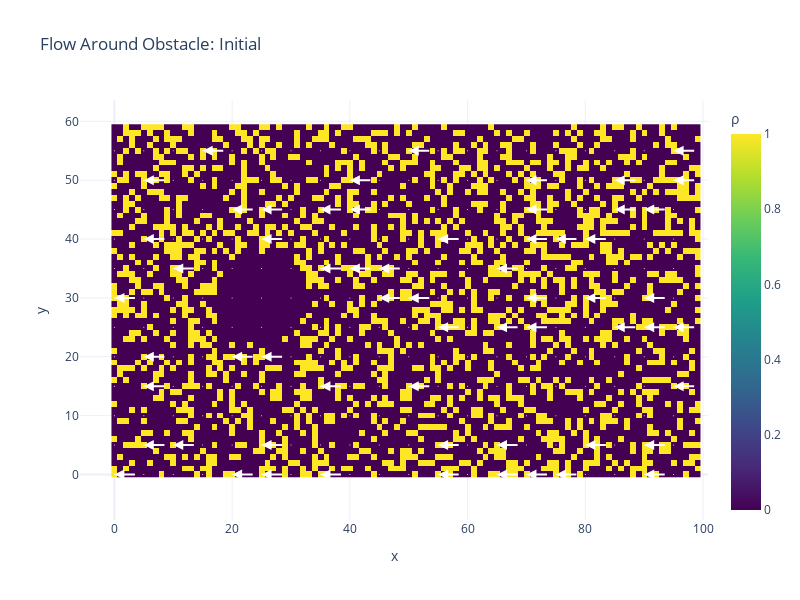

The code cell stored with this chart in its notebook:
### Code cell
print("\n=== Example 3: Evolution with Obstacle (Flow Around Cylinder) ===")

# System with obstacle
lg_obstacle = LatticeGas(Nx=100, Ny=60, lattice=lattice, collision_rules=collision_rules)
lg_obstacle.initialize_obstacle(density=0.3, obstacle_center=(25, 30), obstacle_radius=8)

print("Initial state with obstacle:")
lg_obstacle.visualize_macroscopic(title='Flow Around Obstacle: Initial')

### Figure 1 — Plotly figure (JSON) as saved in the notebook; plotly's stock layout.template omitted (floating-point values rounded to 4 significant figures; data arrays with more than 128 entries replaced by an {"elided": "..."} marker saying what was removed)
{"data": [{"colorbar": {"title": {"text": "ρ"}}, "colorscale": [[0, "#440154"], [0.1111, "#482878"], [0.2222, "#3e4989"], [0.3333, "#31688e"], [0.4444, "#26828e"], [0.5556, "#1f9e89"], [0.6667, "#35b779"], [0.7778, "#6ece58"], [0.8889, "#b5de2b"], [1, "#fde725"]], "name": "Density", "type": "heatmap", "z": {"elided": "60x100 int values"}}, {"hoverinfo": "skip", "marker": {"color": "white", "size": 1}, "mode": "markers", "showlegend": false, "type": "scatter", "x": {"elided": "240 int values"}, "y": {"elided": "240 int values"}}], "layout": {"annotations": [{"arrowcolor": "white", "arrowhead": 2, "arrowsize": 1, "arrowwidth": 2, "ax": 4, "axref": "x", "ay": 0, "ayref": "y", "showarrow": true, "x": 0, "xref": "x", "y": 0, "yref": "y"}, {"arrowcolor": "white", "arrowhead": 2, "arrowsize": 1, "arrowwidth": 2, "ax": 24, "axref": "x", "ay": 0, "ayref": "y", "showarrow": true, "x": 20, "xref": "x", "y": 0, "yref": "y"}, {"arrowcolor": "white", "arrowhead": 2, "arrowsize": 1, "arrowwidth": 2, "ax": 29, "axref": "x", "ay": 0, "ayref": "y", "showarrow": true, "x": 25, "xref": "x", "y": 0, "yref": "y"}, {"arrowcolor": "white", "arrowhead": 2, "arrowsize": 1, "arrowwidth": 2, "ax": 39, "axref": "x", "ay": 0, "ayref": "y", "showarrow": true, "x": 35, "xref": "x", "y": 0, "yref": "y"}, {"arrowcolor": "white", "arrowhead": 2, "arrowsize": 1, "arrowwidth": 2, "ax": 59, "axref": "x", "ay": 0, "ayref": "y", "showarrow": true, "x": 55, "xref": "x", "y": 0, "yref": "y"}, {"arrowcolor": "white", "arrowhead": 2, "arrowsize": 1, "arrowwidth": 2, "ax": 69, "axref": "x", "ay": 0, "ayref": "y", "showarrow": true, "x": 65, "xref": "x", "y": 0, "yref": "y"}, {"arrowcolor": "white", "arrowhead": 2, "arrowsize": 1, "arrowwidth": 2, "ax": 74, "axref": "x", "ay": 0, "ayref": "y", "showarrow": true, "x": 70, "xref": "x", "y": 0, "yref": "y"}, {"arrowcolor": "white", "arrowhead": 2, "arrowsize": 1, "arrowwidth": 2, "ax": 79, "axref": "x", "ay": 0, "ayref": "y", "showarrow": true, "x": 75, "xref": "x", "y": 0, "yref": "y"}, {"arrowcolor": "white", "arrowhead": 2, "arrowsize": 1, "arrowwidth": 2, "ax": 94, "axref": "x", "ay": 0, "ayref": "y", "showarrow": true, "x": 90, "xref": "x", "y": 0, "yref": "y"}, {"arrowcolor": "white", "arrowhead": 2, "arrowsize": 1, "arrowwidth": 2, "ax": 9, "axref": "x", "ay": 5, "ayref": "y", "showarrow": true, "x": 5, "xref": "x", "y": 5, "yref": "y"}, {"arrowcolor": "white", "arrowhead": 2, "arrowsize": 1, "arrowwidth": 2, "ax": 14, "axref": "x", "ay": 5, "ayref": "y", "showarrow": true, "x": 10, "xref": "x", "y": 5, "yref": "y"}, {"arrowcolor": "white", "arrowhead": 2, "arrowsize": 1, "arrowwidth": 2, "ax": 29, "axref": "x", "ay": 5, "ayref": "y", "showarrow": true, "x": 25, "xref": "x", "y": 5, "yref": "y"}, {"arrowcolor": "white", "arrowhead": 2, "arrowsize": 1, "arrowwidth": 2, "ax": 59, "axref": "x", "ay": 5, "ayref": "y", "showarrow": true, "x": 55, "xref": "x", "y": 5, "yref": "y"}, {"arrowcolor": "white", "arrowhead": 2, "arrowsize": 1, "arrowwidth": 2, "ax": 69, "axref": "x", "ay": 5, "ayref": "y", "showarrow": true, "x": 65, "xref": "x", "y": 5, "yref": "y"}, {"arrowcolor": "white", "arrowhead": 2, "arrowsize": 1, "arrowwidth": 2, "ax": 84, "axref": "x", "ay": 5, "ayref": "y", "showarrow": true, "x": 80, "xref": "x", "y": 5, "yref": "y"}, {"arrowcolor": "white", "arrowhead": 2, "arrowsize": 1, "arrowwidth": 2, "ax": 94, "axref": "x", "ay": 5, "ayref": "y", "showarrow": true, "x": 90, "xref": "x", "y": 5, "yref": "y"}, {"arrowcolor": "white", "arrowhead": 2, "arrowsize": 1, "arrowwidth": 2, "ax": 9, "axref": "x", "ay": 15, "ayref": "y", "showarrow": true, "x": 5, "xref": "x", "y": 15, "yref": "y"}, {"arrowcolor": "white", "arrowhead": 2, "arrowsize": 1, "arrowwidth": 2, "ax": 39, "axref": "x", "ay": 15, "ayref": "y", "showarrow": true, "x": 35, "xref": "x", "y": 15, "yref": "y"}, {"arrowcolor": "white", "arrowhead": 2, "arrowsize": 1, "arrowwidth": 2, "ax": 54, "axref": "x", "ay": 15, "ayref": "y", "showarrow": true, "x": 50, "xref": "x", "y": 15, "yref": "y"}, {"arrowcolor": "white", "arrowhead": 2, "arrowsize": 1, "arrowwidth": 2, "ax": 99, "axref": "x", "ay": 15, "ayref": "y", "showarrow": true, "x": 95, "xref": "x", "y": 15, "yref": "y"}, {"arrowcolor": "white", "arrowhead": 2, "arrowsize": 1, "arrowwidth": 2, "ax": 9, "axref": "x", "ay": 20, "ayref": "y", "showarrow": true, "x": 5, "xref": "x", "y": 20, "yref": "y"}, {"arrowcolor": "white", "arrowhead": 2, "arrowsize": 1, "arrowwidth": 2, "ax": 24, "axref": "x", "ay": 20, "ayref": "y", "showarrow": true, "x": 20, "xref": "x", "y": 20, "yref": "y"}, {"arrowcolor": "white", "arrowhead": 2, "arrowsize": 1, "arrowwidth": 2, "ax": 29, "axref": "x", "ay": 20, "ayref": "y", "showarrow": true, "x": 25, "xref": "x", "y": 20, "yref": "y"}, {"arrowcolor": "white", "arrowhead": 2, "arrowsize": 1, "arrowwidth": 2, "ax": 59, "axref": "x", "ay": 25, "ayref": "y", "showarrow": true, "x": 55, "xref": "x", "y": 25, "yref": "y"}, {"arrowcolor": "white", "arrowhead": 2, "arrowsize": 1, "arrowwidth": 2, "ax": 69, "axref": "x", "ay": 25, "ayref": "y", "showarrow": true, "x": 65, "xref": "x", "y": 25, "yref": "y"}, {"arrowcolor": "white", "arrowhead": 2, "arrowsize": 1, "arrowwidth": 2, "ax": 74, "axref": "x", "ay": 25, "ayref": "y", "showarrow": true, "x": 70, "xref": "x", "y": 25, "yref": "y"}, {"arrowcolor": "white", "arrowhead": 2, "arrowsize": 1, "arrowwidth": 2, "ax": 89, "axref": "x", "ay": 25, "ayref": "y", "showarrow": true, "x": 85, "xref": "x", "y": 25, "yref": "y"}, {"arrowcolor": "white", "arrowhead": 2, "arrowsize": 1, "arrowwidth": 2, "ax": 94, "axref": "x", "ay": 25, "ayref": "y", "showarrow": true, "x": 90, "xref": "x", "y": 25, "yref": "y"}, {"arrowcolor": "white", "arrowhead": 2, "arrowsize": 1, "arrowwidth": 2, "ax": 99, "axref": "x", "ay": 25, "ayref": "y", "showarrow": true, "x": 95, "xref": "x", "y": 25, "yref": "y"}, {"arrowcolor": "white", "arrowhead": 2, "arrowsize": 1, "arrowwidth": 2, "ax": 4, "axref": "x", "ay": 30, "ayref": "y", "showarrow": true, "x": 0, "xref": "x", "y": 30, "yref": "y"}, {"arrowcolor": "white", "arrowhead": 2, "arrowsize": 1, "arrowwidth": 2, "ax": 49, "axref": "x", "ay": 30, "ayref": "y", "showarrow": true, "x": 45, "xref": "x", "y": 30, "yref": "y"}, {"arrowcolor": "white", "arrowhead": 2, "arrowsize": 1, "arrowwidth": 2, "ax": 54, "axref": "x", "ay": 30, "ayref": "y", "showarrow": true, "x": 50, "xref": "x", "y": 30, "yref": "y"}, {"arrowcolor": "white", "arrowhead": 2, "arrowsize": 1, "arrowwidth": 2, "ax": 74, "axref": "x", "ay": 30, "ayref": "y", "showarrow": true, "x": 70, "xref": "x", "y": 30, "yref": "y"}, {"arrowcolor": "white", "arrowhead": 2, "arrowsize": 1, "arrowwidth": 2, "ax": 84, "axref": "x", "ay": 30, "ayref": "y", "showarrow": true, "x": 80, "xref": "x", "y": 30, "yref": "y"}, {"arrowcolor": "white", "arrowhead": 2, "arrowsize": 1, "arrowwidth": 2, "ax": 94, "axref": "x", "ay": 30, "ayref": "y", "showarrow": true, "x": 90, "xref": "x", "y": 30, "yref": "y"}, {"arrowcolor": "white", "arrowhead": 2, "arrowsize": 1, "arrowwidth": 2, "ax": 14, "axref": "x", "ay": 35, "ayref": "y", "showarrow": true, "x": 10, "xref": "x", "y": 35, "yref": "y"}, {"arrowcolor": "white", "arrowhead": 2, "arrowsize": 1, "arrowwidth": 2, "ax": 39, "axref": "x", "ay": 35, "ayref": "y", "showarrow": true, "x": 35, "xref": "x", "y": 35, "yref": "y"}, {"arrowcolor": "white", "arrowhead": 2, "arrowsize": 1, "arrowwidth": 2, "ax": 44, "axref": "x", "ay": 35, "ayref": "y", "showarrow": true, "x": 40, "xref": "x", "y": 35, "yref": "y"}, {"arrowcolor": "white", "arrowhead": 2, "arrowsize": 1, "arrowwidth": 2, "ax": 49, "axref": "x", "ay": 35, "ayref": "y", "showarrow": true, "x": 45, "xref": "x", "y": 35, "yref": "y"}, {"arrowcolor": "white", "arrowhead": 2, "arrowsize": 1, "arrowwidth": 2, "ax": 69, "axref": "x", "ay": 35, "ayref": "y", "showarrow": true, "x": 65, "xref": "x", "y": 35, "yref": "y"}, {"arrowcolor": "white", "arrowhead": 2, "arrowsize": 1, "arrowwidth": 2, "ax": 9, "axref": "x", "ay": 40, "ayref": "y", "showarrow": true, "x": 5, "xref": "x", "y": 40, "yref": "y"}, {"arrowcolor": "white", "arrowhead": 2, "arrowsize": 1, "arrowwidth": 2, "ax": 29, "axref": "x", "ay": 40, "ayref": "y", "showarrow": true, "x": 25, "xref": "x", "y": 40, "yref": "y"}, {"arrowcolor": "white", "arrowhead": 2, "arrowsize": 1, "arrowwidth": 2, "ax": 59, "axref": "x", "ay": 40, "ayref": "y", "showarrow": true, "x": 55, "xref": "x", "y": 40, "yref": "y"}, {"arrowcolor": "white", "arrowhead": 2, "arrowsize": 1, "arrowwidth": 2, "ax": 74, "axref": "x", "ay": 40, "ayref": "y", "showarrow": true, "x": 70, "xref": "x", "y": 40, "yref": "y"}, {"arrowcolor": "white", "arrowhead": 2, "arrowsize": 1, "arrowwidth": 2, "ax": 79, "axref": "x", "ay": 40, "ayref": "y", "showarrow": true, "x": 75, "xref": "x", "y": 40, "yref": "y"}, {"arrowcolor": "white", "arrowhead": 2, "arrowsize": 1, "arrowwidth": 2, "ax": 84, "axref": "x", "ay": 40, "ayref": "y", "showarrow": true, "x": 80, "xref": "x", "y": 40, "yref": "y"}, {"arrowcolor": "white", "arrowhead": 2, "arrowsize": 1, "arrowwidth": 2, "ax": 24, "axref": "x", "ay": 45, "ayref": "y", "showarrow": true, "x": 20, "xref": "x", "y": 45, "yref": "y"}, {"arrowcolor": "white", "arrowhead": 2, "arrowsize": 1, "arrowwidth": 2, "ax": 29, "axref": "x", "ay": 45, "ayref": "y", "showarrow": true, "x": 25, "xref": "x", "y": 45, "yref": "y"}, {"arrowcolor": "white", "arrowhead": 2, "arrowsize": 1, "arrowwidth": 2, "ax": 39, "axref": "x", "ay": 45, "ayref": "y", "showarrow": true, "x": 35, "xref": "x", "y": 45, "yref": "y"}, {"arrowcolor": "white", "arrowhead": 2, "arrowsize": 1, "arrowwidth": 2, "ax": 44, "axref": "x", "ay": 45, "ayref": "y", "showarrow": true, "x": 40, "xref": "x", "y": 45, "yref": "y"}, {"arrowcolor": "white", "arrowhead": 2, "arrowsize": 1, "arrowwidth": 2, "ax": 74, "axref": "x", "ay": 45, "ayref": "y", "showarrow": true, "x": 70, "xref": "x", "y": 45, "yref": "y"}, {"arrowcolor": "white", "arrowhead": 2, "arrowsize": 1, "arrowwidth": 2, "ax": 89, "axref": "x", "ay": 45, "ayref": "y", "showarrow": true, "x": 85, "xref": "x", "y": 45, "yref": "y"}, {"arrowcolor": "white", "arrowhead": 2, "arrowsize": 1, "arrowwidth": 2, "ax": 94, "axref": "x", "ay": 45, "ayref": "y", "showarrow": true, "x": 90, "xref": "x", "y": 45, "yref": "y"}, {"arrowcolor": "white", "arrowhead": 2, "arrowsize": 1, "arrowwidth": 2, "ax": 9, "axref": "x", "ay": 50, "ayref": "y", "showarrow": true, "x": 5, "xref": "x", "y": 50, "yref": "y"}, {"arrowcolor": "white", "arrowhead": 2, "arrowsize": 1, "arrowwidth": 2, "ax": 44, "axref": "x", "ay": 50, "ayref": "y", "showarrow": true, "x": 40, "xref": "x", "y": 50, "yref": "y"}, {"arrowcolor": "white", "arrowhead": 2, "arrowsize": 1, "arrowwidth": 2, "ax": 74, "axref": "x", "ay": 50, "ayref": "y", "showarrow": true, "x": 70, "xref": "x", "y": 50, "yref": "y"}, {"arrowcolor": "white", "arrowhead": 2, "arrowsize": 1, "arrowwidth": 2, "ax": 89, "axref": "x", "ay": 50, "ayref": "y", "showarrow": true, "x": 85, "xref": "x", "y": 50, "yref": "y"}, {"arrowcolor": "white", "arrowhead": 2, "arrowsize": 1, "arrowwidth": 2, "ax": 99, "axref": "x", "ay": 50, "ayref": "y", "showarrow": true, "x": 95, "xref": "x", "y": 50, "yref": "y"}, {"arrowcolor": "white", "arrowhead": 2, "arrowsize": 1, "arrowwidth": 2, "ax": 19, "axref": "x", "ay": 55, "ayref": "y", "showarrow": true, "x": 15, "xref": "x", "y": 55, "yref": "y"}, {"arrowcolor": "white", "arrowhead": 2, "arrowsize": 1, "arrowwidth": 2, "ax": 54, "axref": "x", "ay": 55, "ayref": "y", "showarrow": true, "x": 50, "xref": "x", "y": 55, "yref": "y"}, {"arrowcolor": "white", "arrowhead": 2, "arrowsize": 1, "arrowwidth": 2, "ax": 99, "axref": "x", "ay": 55, "ayref": "y", "showarrow": true, "x": 95, "xref": "x", "y": 55, "yref": "y"}], "height": 600, "title": {"text": "Flow Around Obstacle: Initial"}, "width": 800, "xaxis": {"title": {"text": "x"}}, "yaxis": {"scaleanchor": "x", "scaleratio": 1, "title": {"text": "y"}}}}
